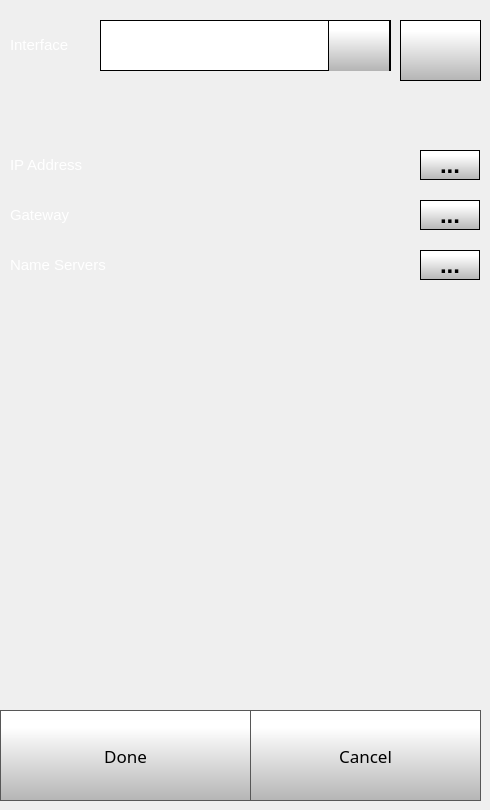
    <widget class="QWidget" name="staticIPSettingsPage">
     <widget class="QPushButton" name="staticIPSettingsDoneButton">
      <property name="geometry">
       <rect>
        <x>0</x>
        <y>710</y>
        <width>251</width>
        <height>91</height>
       </rect>
      </property>
      <property name="font">
       <font>
        <family>Gotham</family>
        <pointsize>13</pointsize>
       </font>
      </property>
      <property name="styleSheet">
       <string notr="true">QPushButton {
     border: 1px solid rgb(87, 87, 87);
	background-color: qlineargradient(spread:pad, x1:0, y1:1, x2:0, y2:0.188, stop:0 rgba(180, 180, 180, 255), stop:1 rgba(255, 255, 255, 255));


}

QPushButton:pressed {
    background-color: qlineargradient(x1: 0, y1: 0, x2: 0, y2: 1,
                                      stop: 0 #dadbde, stop: 1 #f6f7fa);
}

QPushButton:flat {
    border: none; /* no border for a flat push button */
}

QPushButton:default {
    border-color: navy; /* make the default button prominent */
}

QPushButton:focus {
	outline: none;
}</string>
      </property>
      <property name="text">
       <string>Done</string>
      </property>
      <property name="iconSize">
       <size>
        <width>40</width>
        <height>40</height>
       </size>
      </property>
     </widget>
     <widget class="QPushButton" name="staticIPSettingsCancelButton">
      <property name="geometry">
       <rect>
        <x>250</x>
        <y>710</y>
        <width>231</width>
        <height>91</height>
       </rect>
      </property>
      <property name="font">
       <font>
        <family>Gotham</family>
        <pointsize>13</pointsize>
       </font>
      </property>
      <property name="styleSheet">
       <string notr="true">QPushButton {
     border: 1px solid rgb(87, 87, 87);
	background-color: qlineargradient(spread:pad, x1:0, y1:1, x2:0, y2:0.188, stop:0 rgba(180, 180, 180, 255), stop:1 rgba(255, 255, 255, 255));


}

QPushButton:pressed {
    background-color: qlineargradient(x1: 0, y1: 0, x2: 0, y2: 1,
                                      stop: 0 #dadbde, stop: 1 #f6f7fa);
}

QPushButton:flat {
    border: none; /* no border for a flat push button */
}

QPushButton:default {
    border-color: navy; /* make the default button prominent */
}

QPushButton:focus {
	outline: none;
}</string>
      </property>
      <property name="text">
       <string>Cancel</string>
      </property>
      <property name="iconSize">
       <size>
        <width>40</width>
        <height>40</height>
       </size>
      </property>
     </widget>
     <widget class="QWidget" name="ethStaticSettings" native="true">
      <property name="enabled">
       <bool>true</bool>
      </property>
      <property name="geometry">
       <rect>
        <x>0</x>
        <y>140</y>
        <width>481</width>
        <height>151</height>
       </rect>
      </property>
      <widget class="QLabel" name="staticIPLabel">
       <property name="geometry">
        <rect>
         <x>10</x>
         <y>10</y>
         <width>110</width>
         <height>30</height>
        </rect>
       </property>
       <property name="font">
        <font>
         <family>MS Shell Dlg 2</family>
         <pointsize>11</pointsize>
         <weight>50</weight>
         <bold>false</bold>
        </font>
       </property>
       <property name="styleSheet">
        <string notr="true">color: rgb(255, 255, 255);</string>
       </property>
       <property name="text">
        <string>IP Address</string>
       </property>
      </widget>
      <widget class="QLabel" name="staticIPGatewayLabel">
       <property name="geometry">
        <rect>
         <x>10</x>
         <y>60</y>
         <width>110</width>
         <height>30</height>
        </rect>
       </property>
       <property name="font">
        <font>
         <family>MS Shell Dlg 2</family>
         <pointsize>11</pointsize>
         <weight>50</weight>
         <bold>false</bold>
        </font>
       </property>
       <property name="styleSheet">
        <string notr="true">color: rgb(255, 255, 255);</string>
       </property>
       <property name="text">
        <string>Gateway</string>
       </property>
      </widget>
      <widget class="QPushButton" name="staticIPGatewayKeyboardButton">
       <property name="geometry">
        <rect>
         <x>420</x>
         <y>60</y>
         <width>60</width>
         <height>30</height>
        </rect>
       </property>
       <property name="font">
        <font>
         <family>MS Shell Dlg 2</family>
         <pointsize>18</pointsize>
         <weight>75</weight>
         <bold>true</bold>
        </font>
       </property>
       <property name="styleSheet">
        <string notr="true">QPushButton {
     border: 1px solid rgb(0, 0, 0);
	background-color: qlineargradient(spread:pad, x1:0, y1:1, x2:0, y2:0.188, stop:0 rgba(180, 180, 180, 255), stop:1 rgba(255, 255, 255, 255));


}

QPushButton:pressed {
    background-color: qlineargradient(x1: 0, y1: 0, x2: 0, y2: 1,
                                      stop: 0 #dadbde, stop: 1 #f6f7fa);
}

QPushButton:flat {
    border: none; /* no border for a flat push button */
}

QPushButton:default {
    border-color: navy; /* make the default button prominent */
}

QPushButton:focus {
	outline: none;
}</string>
       </property>
       <property name="text">
        <string>...</string>
       </property>
       <property name="iconSize">
        <size>
         <width>40</width>
         <height>40</height>
        </size>
       </property>
      </widget>
      <widget class="QPushButton" name="staticIPKeyboardButton">
       <property name="enabled">
        <bool>true</bool>
       </property>
       <property name="geometry">
        <rect>
         <x>420</x>
         <y>10</y>
         <width>60</width>
         <height>30</height>
        </rect>
       </property>
       <property name="font">
        <font>
         <family>MS Shell Dlg 2</family>
         <pointsize>18</pointsize>
         <weight>75</weight>
         <bold>true</bold>
        </font>
       </property>
       <property name="autoFillBackground">
        <bool>false</bool>
       </property>
       <property name="styleSheet">
        <string notr="true">QPushButton {
     border: 1px solid rgb(0, 0, 0);
	background-color: qlineargradient(spread:pad, x1:0, y1:1, x2:0, y2:0.188, stop:0 rgba(180, 180, 180, 255), stop:1 rgba(255, 255, 255, 255));


}

QPushButton:pressed {
    background-color: qlineargradient(x1: 0, y1: 0, x2: 0, y2: 1,
                                      stop: 0 #dadbde, stop: 1 #f6f7fa);
}

QPushButton:flat {
    border: none; /* no border for a flat push button */
}

QPushButton:default {
    border-color: navy; /* make the default button prominent */
}

QPushButton:focus {
	outline: none;
}</string>
       </property>
       <property name="text">
        <string>...</string>
       </property>
       <property name="iconSize">
        <size>
         <width>40</width>
         <height>40</height>
        </size>
       </property>
      </widget>
      <widget class="QLabel" name="staticIPNameServerLabel">
       <property name="geometry">
        <rect>
         <x>10</x>
         <y>110</y>
         <width>110</width>
         <height>30</height>
        </rect>
       </property>
       <property name="font">
        <font>
         <family>MS Shell Dlg 2</family>
         <pointsize>11</pointsize>
         <weight>50</weight>
         <bold>false</bold>
        </font>
       </property>
       <property name="contextMenuPolicy">
        <enum>Qt::NoContextMenu</enum>
       </property>
       <property name="styleSheet">
        <string notr="true">color: rgb(255, 255, 255);</string>
       </property>
       <property name="text">
        <string>Name Servers</string>
       </property>
      </widget>
      <widget class="QPushButton" name="staticIPNameServerKeyboardButton">
       <property name="geometry">
        <rect>
         <x>420</x>
         <y>110</y>
         <width>60</width>
         <height>30</height>
        </rect>
       </property>
       <property name="font">
        <font>
         <family>MS Shell Dlg 2</family>
         <pointsize>18</pointsize>
         <weight>75</weight>
         <bold>true</bold>
        </font>
       </property>
       <property name="contextMenuPolicy">
        <enum>Qt::NoContextMenu</enum>
       </property>
       <property name="styleSheet">
        <string notr="true">QPushButton {
     border: 1px solid rgb(0, 0, 0);
	background-color: qlineargradient(spread:pad, x1:0, y1:1, x2:0, y2:0.188, stop:0 rgba(180, 180, 180, 255), stop:1 rgba(255, 255, 255, 255));


}

QPushButton:pressed {
    background-color: qlineargradient(x1: 0, y1: 0, x2: 0, y2: 1,
                                      stop: 0 #dadbde, stop: 1 #f6f7fa);
}

QPushButton:flat {
    border: none; /* no border for a flat push button */
}

QPushButton:default {
    border-color: navy; /* make the default button prominent */
}

QPushButton:focus {
	outline: none;
}</string>
       </property>
       <property name="text">
        <string>...</string>
       </property>
       <property name="iconSize">
        <size>
         <width>40</width>
         <height>40</height>
        </size>
       </property>
      </widget>
     </widget>
     <widget class="QLabel" name="staticIPINterfaceLabel">
      <property name="geometry">
       <rect>
        <x>10</x>
        <y>30</y>
        <width>110</width>
        <height>30</height>
       </rect>
      </property>
      <property name="font">
       <font>
        <family>MS Shell Dlg 2</family>
        <pointsize>11</pointsize>
        <weight>50</weight>
        <bold>false</bold>
       </font>
      </property>
      <property name="contextMenuPolicy">
       <enum>Qt::NoContextMenu</enum>
      </property>
      <property name="styleSheet">
       <string notr="true">color: rgb(255, 255, 255);</string>
      </property>
      <property name="text">
       <string>Interface</string>
      </property>
     </widget>
     <widget class="QComboBox" name="staticIPComboBox">
      <property name="geometry">
       <rect>
        <x>100</x>
        <y>20</y>
        <width>291</width>
        <height>51</height>
       </rect>
      </property>
      <property name="font">
       <font>
        <family>Gotham</family>
        <pointsize>20</pointsize>
       </font>
      </property>
      <property name="contextMenuPolicy">
       <enum>Qt::NoContextMenu</enum>
      </property>
      <property name="styleSheet">
       <string notr="true"> QScrollBar:vertical {
     border: 1px solid black;
border-radius: 5px;
    background-color: rgb(40,40,40);
     width: 60px;
     margin: 67px 0 67px 0;
 }

/* Sets up the color and height of handle */
QScrollBar::handle:vertical {
border-radius: 5px;
background: qlineargradient(spread:pad, x1:0, y1:1, x2:0, y2:0.188, stop:0 rgba(180, 180, 180, 255), stop:1 rgba(255, 255, 255, 255));
min-height: 7px;
}


QScrollBar::add-line:vertical {
     border: 1px solid black;
background: qlineargradient(spread:pad, x1:0, y1:1, x2:0, y2:0.188, stop:0 rgba(180, 180, 180, 255), stop:1 rgba(255, 255, 255, 255));
     height:65px;
border-radius: 5px;
     subcontrol-position: bottom;
     subcontrol-origin: margin;
 }

 QScrollBar::sub-line:vertical {
     border: 1px solid black;
background: qlineargradient(spread:pad, x1:0, y1:1, x2:0, y2:0.188, stop:0 rgba(180, 180, 180, 255), stop:1 rgba(255, 255, 255, 255));
     height: 65px;
border-radius: 5px;
     subcontrol-position: top;
     subcontrol-origin: margin;
 }

QScrollBar::up-arrow:vertical {
 image: url(./templates/img/arrows.png);
    width: 40px;
    height: 40px;
 padding: 5px;
 }
QScrollBar::down-arrow:vertical {
 image: url(./templates/img/arrows-5.png);
    width: 40px;
    height: 40px;
 padding: 5px;
 }

/* need this to get rid of crosshatching on scrollbar background */
QScrollBar::add-page:vertical, QScrollBar::sub-page:vertical {
background: none;
}

QComboBox {
border: 1px solid black;
    padding: 0px 18px 0px 3px;
    min-width: 6em;

}

QComboBox::item {
	color: rgb(0, 0, 0);
}

QComboBox:editable {
    background: white;
}

QComboBox:!editable, QComboBox::drop-down:editable {
background: white;
}

/* QComboBox gets the &quot;on&quot; state when the popup is open */
QComboBox:!editable:on, QComboBox::drop-down:editable:on {
background: white;
}


QComboBox::drop-down {
border-left: 1px solid black;
border-right: 1px solid black;
	background-color: qlineargradient(spread:pad, x1:0, y1:1, x2:0, y2:0.188, stop:0 rgba(180, 180, 180, 255), stop:1 rgba(255, 255, 255, 255));
    width: 60px;
     height: 50px;

}

QComboBox::down-arrow {

image: url(./templates/img/arrows-5.png);
width: 30px;
height: 30px;

}


QComboBox QAbstractItemView {
    selection-background-color: rgb(40, 40, 40);
    background: white;
}</string>
      </property>
      <property name="editable">
       <bool>false</bool>
      </property>
      <property name="maxVisibleItems">
       <number>8</number>
      </property>
      <property name="iconSize">
       <size>
        <width>30</width>
        <height>30</height>
       </size>
      </property>
     </widget>
     <widget class="QPushButton" name="deleteStaticIPSettingsButton">
      <property name="enabled">
       <bool>true</bool>
      </property>
      <property name="geometry">
       <rect>
        <x>400</x>
        <y>20</y>
        <width>81</width>
        <height>61</height>
       </rect>
      </property>
      <property name="font">
       <font>
        <family>MS Shell Dlg 2</family>
        <pointsize>18</pointsize>
        <weight>75</weight>
        <bold>true</bold>
       </font>
      </property>
      <property name="contextMenuPolicy">
       <enum>Qt::NoContextMenu</enum>
      </property>
      <property name="autoFillBackground">
       <bool>false</bool>
      </property>
      <property name="styleSheet">
       <string notr="true">QPushButton {
     border: 1px solid rgb(0, 0, 0);
	background-color: qlineargradient(spread:pad, x1:0, y1:1, x2:0, y2:0.188, stop:0 rgba(180, 180, 180, 255), stop:1 rgba(255, 255, 255, 255));


}

QPushButton:pressed {
    background-color: qlineargradient(x1: 0, y1: 0, x2: 0, y2: 1,
                                      stop: 0 #dadbde, stop: 1 #f6f7fa);
}

QPushButton:flat {
    border: none; /* no border for a flat push button */
}

QPushButton:default {
    border-color: navy; /* make the default button prominent */
}

QPushButton:focus {
	outline: none;
}</string>
      </property>
      <property name="text">
       <string/>
      </property>
      <property name="icon">
       <iconset>
        <normaloff>../../JuliaProSingle2022TouchUI/octoprint_JuliaProSingle2022TouchUI/templates/img/delete.png</normaloff>../../JuliaProSingle2022TouchUI/octoprint_JuliaProSingle2022TouchUI/templates/img/delete.png</iconset>
      </property>
      <property name="iconSize">
       <size>
        <width>40</width>
        <height>40</height>
       </size>
      </property>
     </widget>
    </widget>
